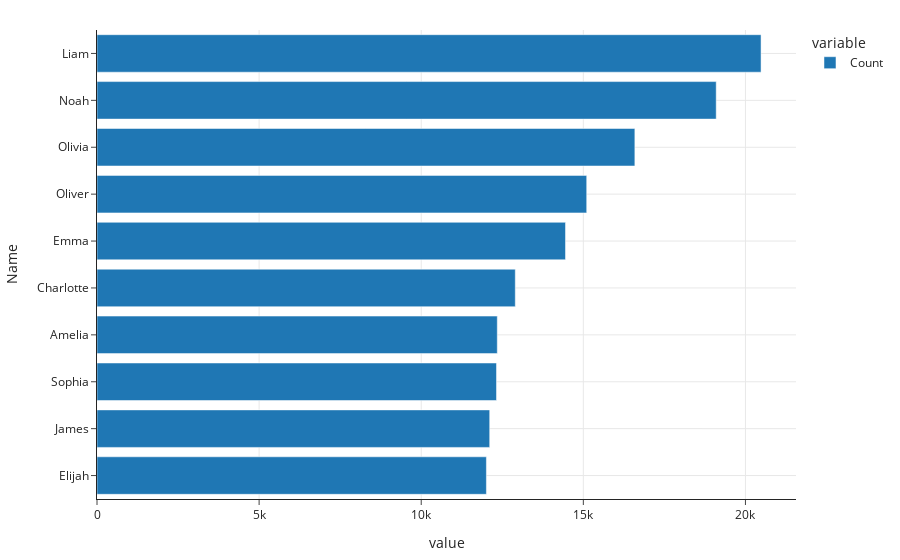

Notebook source saved alongside this figure:
### Code cell
show_ten_most_common(baby)

### Figure 1 — Plotly figure (JSON) as saved in the notebook; plotly's stock layout.template omitted (floating-point values rounded to 4 significant figures)
{"data": [{"alignmentgroup": "True", "hovertemplate": "variable=Count<br>value=%{x}<br>Name=%{y}<extra></extra>", "legendgroup": "Count", "marker": {"color": "#1F77B4", "pattern": {"shape": ""}}, "name": "Count", "offsetgroup": "Count", "orientation": "h", "showlegend": true, "textposition": "auto", "type": "bar", "x": [12010, 12112, 12322, 12346, 12901, 14450, 15104, 16589, 19098, 20481], "xaxis": "x", "y": ["Elijah", "James", "Sophia", "Amelia", "Charlotte", "Emma", "Oliver", "Olivia", "Noah", "Liam"], "yaxis": "y"}], "layout": {"barmode": "relative", "legend": {"title": {"text": "variable"}, "tracegroupgap": 0}, "xaxis": {"anchor": "y", "domain": [0, 1], "title": {"text": "value"}}, "yaxis": {"anchor": "x", "domain": [0, 1], "title": {"text": "Name"}}}}
